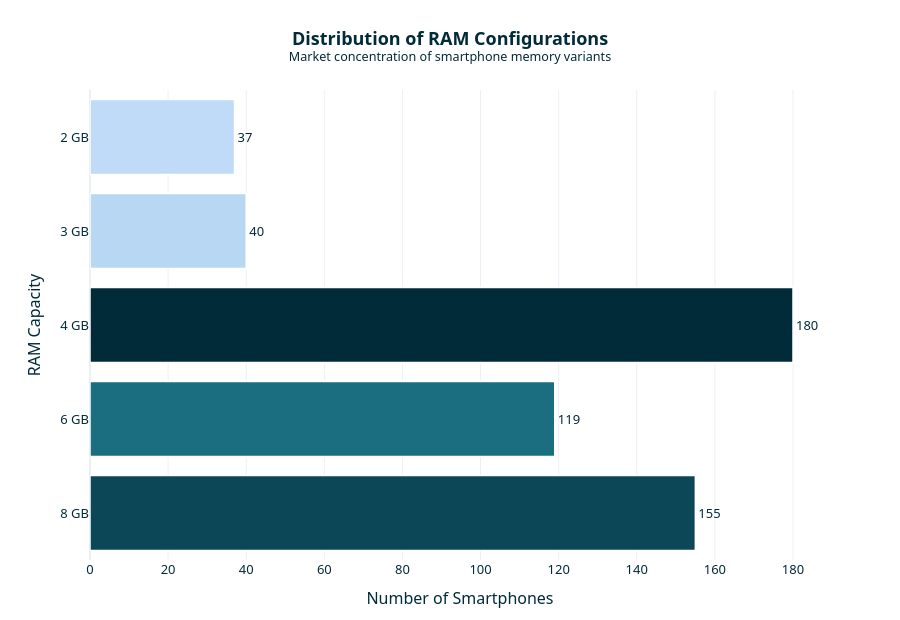

Notebook code for this chart:
### Markdown cell above
RAM (Random Access Memory) is a critical smartphone specification that directly influences multitasking performance, application responsiveness, and overall user experience. Analyzing the distribution of RAM configurations helps identify the most common memory capacities available in the market and provides insight into consumer demand and device segmentation.

### Code cell
ram_counts = (
    df["RAM"]
    .value_counts()
    .sort_index(ascending=False)
    .reset_index()
)

ram_counts.columns = ["RAM", "Count"]

fig = px.bar(
    ram_counts,
    x="Count",
    y=ram_counts["RAM"].astype(str) + " GB",
    orientation="h",
    text="Count",
    color="Count",
    color_continuous_scale=["#bfdbf7", "#1f7a8c", "#022b3a"]
)

fig.update_traces(
    width=0.8,
    textposition="outside",
    marker_line_color="white",
    marker_line_width=1.5,
    hovertemplate="<b>RAM:</b> %{y}<br><b>Smartphones:</b> %{x}<extra></extra>"
)

fig.update_layout(
    title=dict(
        text="<b>Distribution of RAM Configurations</b><br><sup>Market concentration of smartphone memory variants</sup>",
        x=0.5
    ),
    template="plotly_white",
    height=620,
    bargap=0.15,
    coloraxis_showscale=False,
    xaxis_title="Number of Smartphones",
    yaxis_title="RAM Capacity",
    font=dict(family="Segoe UI", size=13, color="#022b3a"),
    margin=dict(t=90, l=90, r=70, b=60)
)

fig.show()

### Figure 1 — Plotly figure (JSON) as saved in the notebook; plotly's stock layout.template omitted (floating-point values rounded to 4 significant figures)
{"data": [{"hovertemplate": "<b>RAM:</b> %{y}<br><b>Smartphones:</b> %{x}<extra></extra>", "legendgroup": "", "marker": {"color": [155, 119, 180, 40, 37], "coloraxis": "coloraxis", "line": {"color": "white", "width": 1.5}, "pattern": {"shape": ""}}, "name": "", "orientation": "h", "showlegend": false, "text": [155.0, 119.0, 180.0, 40.0, 37.0], "textposition": "outside", "type": "bar", "width": 0.8, "x": [155, 119, 180, 40, 37], "xaxis": "x", "y": ["8 GB", "6 GB", "4 GB", "3 GB", "2 GB"], "yaxis": "y"}], "layout": {"bargap": 0.15, "barmode": "relative", "coloraxis": {"autocolorscale": false, "colorbar": {"title": {"text": "Count"}}, "colorscale": [[0, "#bfdbf7"], [0.5, "#1f7a8c"], [1, "#022b3a"]], "showscale": false}, "font": {"color": "#022b3a", "family": "Segoe UI", "size": 13}, "height": 620, "legend": {"tracegroupgap": 0}, "margin": {"b": 60, "l": 90, "r": 70, "t": 90}, "title": {"text": "<b>Distribution of RAM Configurations</b><br><sup>Market concentration of smartphone memory variants</sup>", "x": 0.5}, "xaxis": {"anchor": "y", "domain": [0, 1], "title": {"text": "Number of Smartphones"}}, "yaxis": {"anchor": "x", "domain": [0, 1], "title": {"text": "RAM Capacity"}}}}
